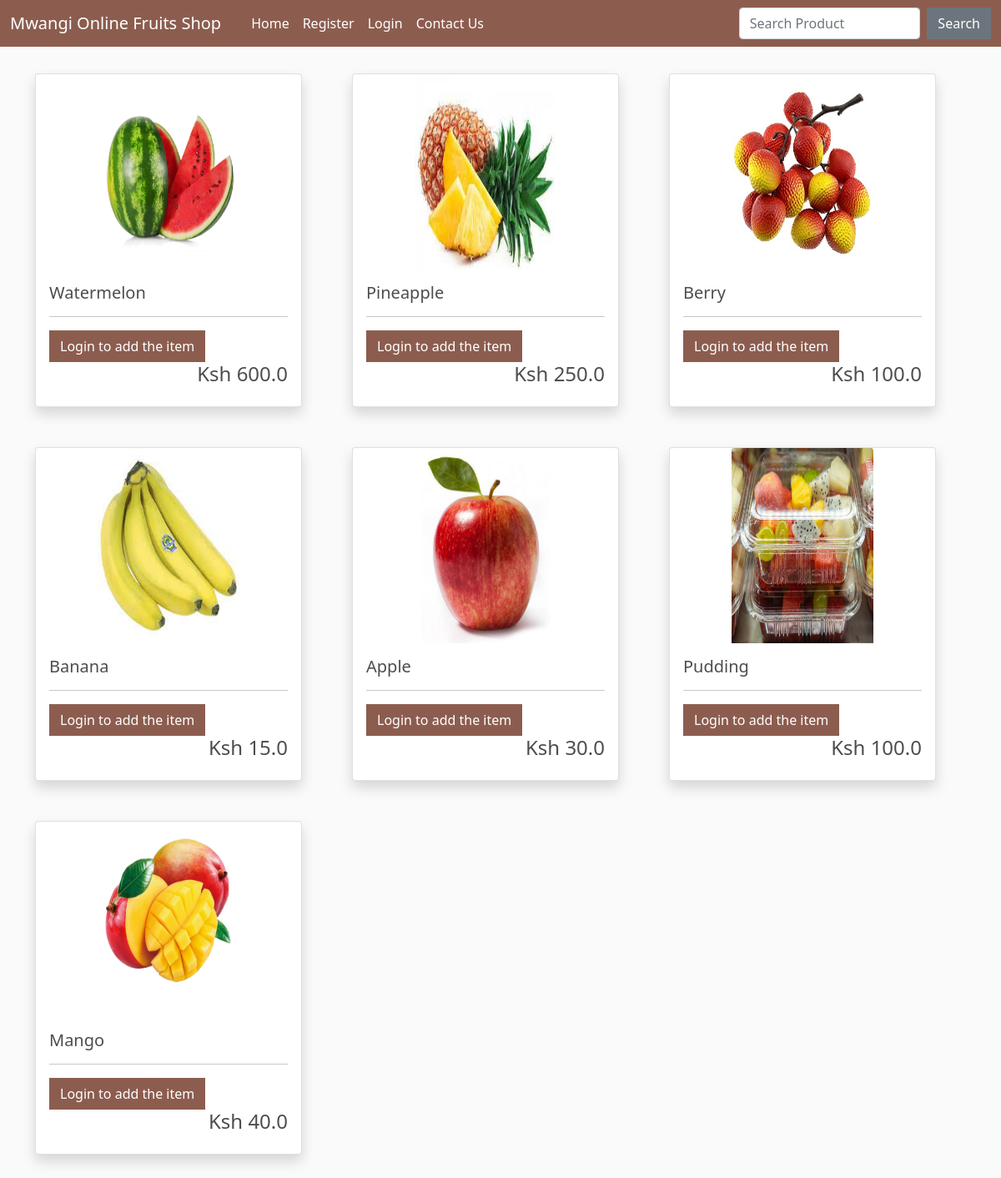
The page / on the database its author committed.
### shop/models.py (models this page shows, shortened)
class Product(models.Model):
    name = models.CharField(max_length=100)
    price = models.FloatField()
    image = models.ImageField(upload_to="", default="")

### shop/views.py (the view)
# urls.py: path("", views.index, name="index"),
def index(request):
    data = cartData(request)
    items = data['items']
    order = data['order']
    cartItems = data['cartItems']
    products = Product.objects.all()
    return render(request, "index.html", {'products':products, 'cartItems':cartItems})

### shop/inherit.py (called while the page is built)
def cartData(request):
    if request.user.is_authenticated:
        customer = request.user.customer
        order, created = Order.objects.get_or_create(customer=customer, complete=False)
        items = order.orderitem_set.all()
        cartItems = order.get_cart_items
    else:
        items = []
        order = {'get_cart_total':0, 'get_cart_items':0}
        cartItems = order['get_cart_items']
    return {'cartItems':cartItems, 'items':items, 'order':order}

### shop/templates/index.html (shortened to what this page needs)
{% extends 'base.html' %}
{% load static %}
{% block body %}
<div class="container mt-2 mb-3">
  <div class="row">
    {% for product in products %}
    <div class="col-lg-4 my-4">
      <div class="card shadow align-items-center" style="width: 20rem; height: 25rem;">
        <img src="/media/{{product.image}}" class="card-img-top" style="width: 170px; height: 260px;" alt="...">
        <div class="card-body">
          <h5 class="card-title">{{product.name}}</h5>
          <hr>
          {% if request.user.is_authenticated %}
          <button data-product="{{product.id}}" data-action="add" class="btn add-btn update-cart"
            style="background-color: #8c5d4f; color: white;">Add To Cart</button>
          <a href="/product_view/{{product.id}}/" class="btn btn-outline-secondary">View</a>
          {% else %}
          <button class="btn" style="background-color: #8c5d4f; color: white;">Login to add the item</button>
          {% endif %}
          <h4 style="display: inline-block; float: right;">&nbsp;Ksh {{product.price}}</h4>
        </div>
      </div>
    </div>
    {% endfor %}
  </div>
</div>
{% endblock %}

### shop/templates/base.html (shortened to what this page needs)
<!doctype html>
<html lang="en">
<head>
    <link href="https://cdn.jsdelivr.net/npm/bootstrap@5.0.2/dist/css/bootstrap.min.css" rel="stylesheet"
>
    <link rel="stylesheet" href="https://cdnjs.cloudflare.com/ajax/libs/font-awesome/4.7.0/css/font-awesome.min.css">
</head>
<body>
    <nav class="navbar navbar-expand-lg navbar-dark sticky-top">
        <div class="container-fluid">
            <a class="navbar-brand" href="/">Mwangi Online Fruits Shop</a>
            <div class="collapse navbar-collapse" id="navbarSupportedContent">
                <div class="container w-75">
                <ul class="navbar-nav me-auto mb-2 mb-lg-0">
                    <li class="nav-item">
                        <a class="nav-link active" aria-current="page" href="/">Home</a>
                    </li>
                    {% if not request.user.is_authenticated %}
                    <li class="nav-item">
                        <a class="nav-link active" aria-current="page" href="/register/">Register</a>
                    </li>
                    <li class="nav-item">
                        <a class="nav-link active" aria-current="page" href="/login/">Login</a>
                    </li>
                    <li class="nav-item">
                        <a class="nav-link active" href="/contact/">Contact Us</a>
                    </li>
                    {% endif %}
                </ul>
                </div>
                <form class="d-flex" method="POST" action="/search/"> {% csrf_token %}
                    <input class="form-control me-2" type="search" name="search" placeholder="Search Product" aria-label="Search">
                    <button href="/search/" class="btn btn-secondary" type="submit">Search</button>
                </form>
            </div>
        </div>
    </nav>
    {% block body %}
    {% endblock %}
</body>
</html>

### shop/templates/base.html (style rules this page uses)
.navbar { background-color: #8c5d4f; }
body { background-color: hsl(0, 0%, 98%); }
h1, h2, h3, h4, h5, h6 { color: hsl(0, 0%, 30%); }
.col-lg-4, .col-lg-6, .col-lg-8, .col-lg-12 { margin-top: 10px; }
.btn { border-radius: 0; }

### rows shown on the page
Product: image (picture), name "Watermelon", price "600.0"
Product: image (picture), name "Pineapple", price "250.0"
Product: image (picture), name "Berry", price "100.0"
Product: image (picture), name "Banana", price "15.0"
Product: image (picture), name "Apple", price "30.0"
Product: image (picture), name "Pudding", price "100.0"
Product: image (picture), name "Mango", price "40.0"
